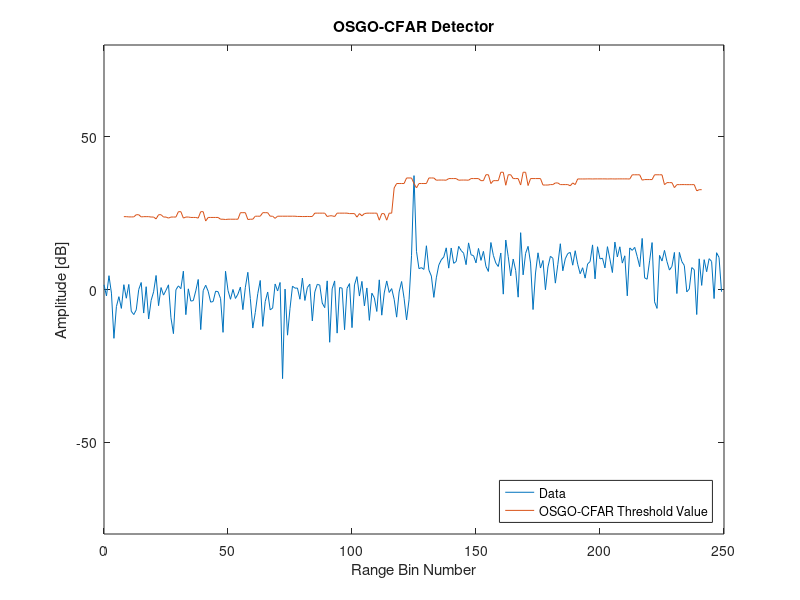

MATLAB code for this plot:
%% File information
% Written by M. Y. Martin (MRTMOG014)
% EEE4022S (2018)
% OSGO_CFAR_Threshold.m: Simulate OSGO-CFAR detector with Gaussian data

%% OSGO-CFAR detector
clc;
close all;
clear;

% define inputs and parameters
D = 250;                                % length of data; number of samples
N = 16;                                 % length of window
Np = 1;                                 % number of pulses
j = 1i;                                 % use j as sqrt(-1)
PFA = 10^-6;                            % desired PFA
SNRdB = 20;                             % SNR in Decibels
SNR = 10^(SNRdB/10);                    % Decibels to linear SNR
k = round(5*N/12);                      % k-factor for OS-CFAR

% include multiple targets
t = 1;                                  % number of targets and interfering targets (max 3); default is 1

% include clutter edge
v = 10;                                  % variance of noise in clutter edge; v = 1 => no clutter edge (default)
d = -1;                                  % number of samples from centre to clutter edge start (distance)

% 1xD matrix of complex Gaussian noise: (I + jQ)/sqrt(2); v scales second part => clutter edge
noise = [((randn(1,(D/2) + d) + j.*randn(1,(D/2) + d))/sqrt(2)),(sqrt(v)*(randn(1,(D/2) - d) + j.*randn(1,(D/2) - d))/sqrt(2))];
    
% insert target(s)
target_voltage = sqrt(SNR);
target_signal = target_voltage*(randn(1,t) + j.*randn(1,t))/sqrt(2);
signal = noise; % noise only; H0
for y = 0:(t - 1)   % update signal with targets from centre of data at intervals of 3 samples ???
    signal((D/2) + 1 + 3*y) = (signal((D/2) + 1 + 3*y) + target_signal(y + 1)).^2;  % H1
end

% compute OSGO-CFAR interference statistic 'g'
g = zeros(D,1);
for CUT = (N/2 + 1):1:(D - N/2)    % first N/2 and last N/2 samples in signal will NOT become the CUT (eg. 9 to 392)
    lagging_sorted = sort(signal((CUT - N/2):(CUT - 1)));    % sort lagging window samples in ascending order
    leading_sorted = sort(signal((CUT + 1):(CUT + N/2)));    % sort leading window samples in ascending order
    if leading_sorted(k) > lagging_sorted(k)
        g(CUT) = leading_sorted(k);
    else
        g(CUT) = lagging_sorted(k);
    end
end

% compute OS-CFAR constant 'a' for desired PFA
PFA_error = inf;

for a_i = 0:0.05:100
    PFA_temp = 0;
    
    for m = 0:((N/2) - k)
        for p = 0:((N/2) - k)
            PFA_temp = PFA_temp + (factorial(((N/2) - k))./(factorial(m).*factorial((N/2) - k - m))).*...
                (factorial(((N/2) - k))./(factorial(p).*factorial((N/2) - k - p))).*...
                ((-1).^(N - (2*k) - m - p)./((N/2) - p)).*...
                (gamma(N - m - p).*gamma(a_i + 1)./gamma(N - m - p + a_i + 1));
        end
    end
    
    PFA_temp = (2*(k.^2)*(factorial(N/2)./(factorial((N/2) - k).*factorial(k))).^2).*PFA_temp;
    
    if abs(PFA_temp - PFA) < PFA_error
        a = a_i;
        PFA_error = abs(PFA_temp - PFA);
    end
end

% compute detection threshold 'T'
T = a.*g;

% plot the threshold and noise
x = 0:(D - 1); % x-axis sample number
figure;
plot(x,20*log10(signal),x,20*log10(T));
xlabel('Range Bin Number');
ylabel('Amplitude [dB]');
ylim([-80 80]);
title('OSGO-CFAR Detector');
lgd = legend('Data','OSGO-CFAR Threshold Value');
set(lgd,'Location','SouthEast');
